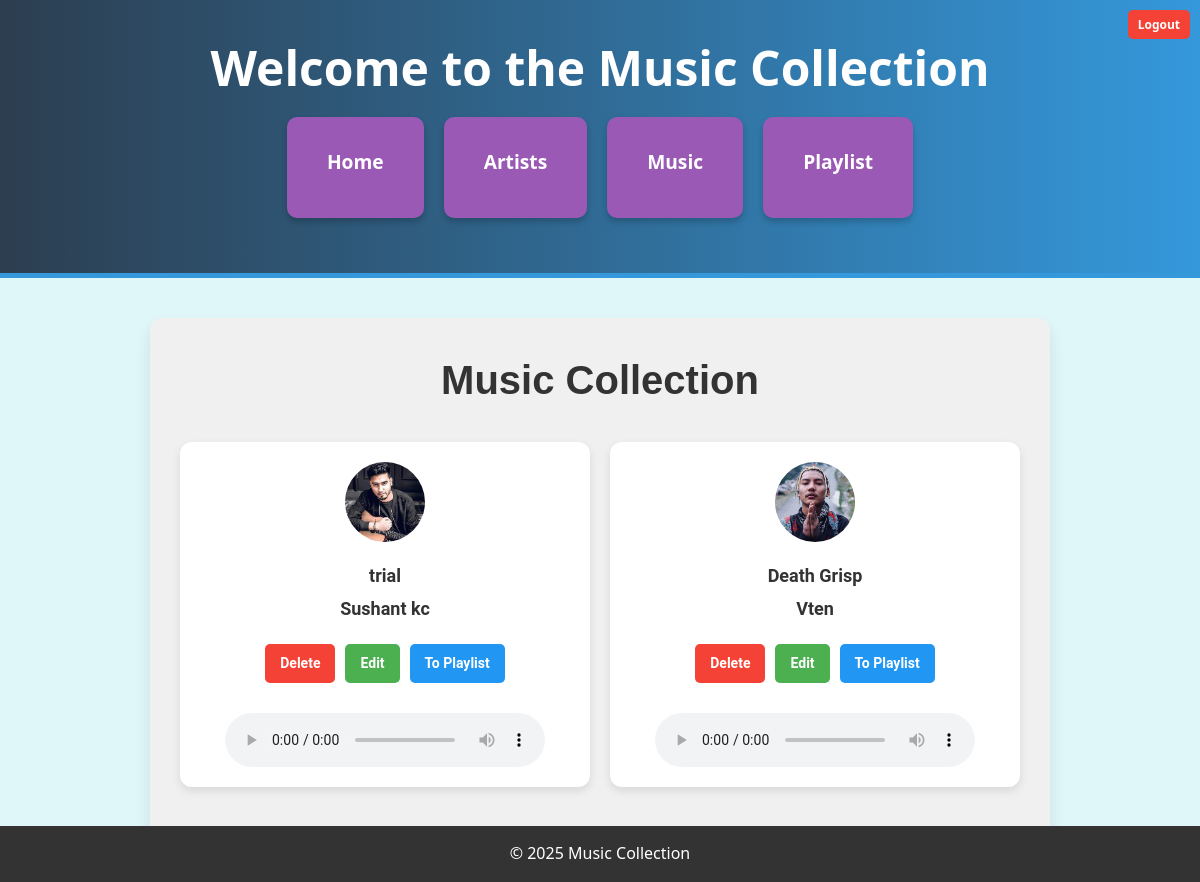
Page /index/ (signed in) on the committed database.
### apps/music/models.py (models this page shows, shortened)
class Music(models.Model):
    user = models.ForeignKey(User, on_delete=models.SET_NULL , null=True , blank=True)
    title = models.CharField(max_length=255)
    release_date = models.DateField(blank=True, null=True)
    duration = models.DurationField(blank=True, null=True)  # For song duration
    artist = models.ForeignKey(Artist, on_delete=models.CASCADE, related_name="songs")
    album = models.CharField(max_length=255, blank=True, null=True)
    genre = models.CharField(max_length=100, blank=True, null=True)
    audio = models.FileField(upload_to='music_audio/', validators=[FileExtensionValidator(allowed_extensions=['mp3', 'wav'])], blank=True, null=True)

class Artist(models.Model):
    user = models.ForeignKey(User, on_delete=models.SET_NULL , null=True , blank=True)
    name = models.CharField(max_length=255)
    genre = models.CharField(max_length=100, blank=True, null=True)
    debut_date = models.DateField(blank=True, null=True)
    bio = models.TextField(blank=True, null=True)
    image = models.ImageField(upload_to='artist_images/', blank=True, null=True)

### apps/music/views.py (the view)
# urls.py: path('index/', index, name='index'),
@login_required
def index(request):
    music = Music.objects.all()
    return render(request, 'music/index.html', {'music_list': music})

### templates/music/index.html (shortened to what this page needs)
{% extends 'base/base.html' %}
{% block content %}
    <section class="music-section">
        <h2 class="section-title">Music Collection</h2>
        <ul class="music-list">
            {% for music in music_list %}
                <li class="music-item">
                    {% if music.artist.image %}
                        <img src="{{ music.artist.image.url }}" alt="{{ music.artist.name }}" class="artist-image">
                    {% else %}
                        <span class="no-image">No image</span>
                    {% endif %}
                    <div class="music-details">
                        <a href="{% url 'music-detail' music.id %}" class="music-title">{{ music.title }}</a>
                        <a href="{% url 'artist-detail' music.artist.id %}" class="artist-name">{{ music.artist.name }}</a>
                    </div>
                    <div class="music-actions">
                        <a href="{% url 'delete' music.id %}" class="action-btn delete-btn">Delete</a>
                        <a href="{% url 'update' music.id %}" class="action-btn edit-btn">Edit</a>
                        <a href="{% url 'playlist_list' music_id=music.id user_id=user.id %}" class="action-btn playlist-btn">To Playlist</a>
                    </div>
                    {% if music.audio %}
                        <audio controls class="audio-player">
                            <source src="{{ music.audio.url }}" type="audio/mpeg">
                        </audio>
                    {% else %}
                        <p class="no-audio">No audio available</p>
                    {% endif %}
                </li>
            {% empty %}
                <p class="no-music">No music records available.</p>
            {% endfor %}
        </ul>
    </section>
    <footer class="footer">
        <p>&copy; 2025 Music Collection</p>
    </footer>
{% endblock %}

### static/css/style.css (style rules this page uses)
* { margin: 0; padding: 0; box-sizing: border-box; }
body { font-family: 'Segoe UI', Tahoma, Geneva, Verdana, sans-serif; background: #e0f7fa; color: #333; line-height: 1.6; }
section { margin: 40px auto; max-width: 900px; padding: 30px; background-color: white; border-radius: 12px; box-shadow: 0 8px 15px rgba(0, 0, 0, 0.1); transition: transform 0.3s ease; }
h2 { font-size: 2.5rem; margin-bottom: 30px; color: #2c3e50; text-align: center; font-weight: bold; }
ul { list-style-type: none; padding: 0; }
ul li { background: #9b59b6; border-radius: 10px; margin-bottom: 25px; padding: 20px; box-shadow: 0 4px 6px rgba(0, 0, 0, 0.2); transition: transform 0.3s ease, box-shadow 0.3s ease; }
ul li a { text-decoration: none; color: #fff; font-weight: bold; font-size: 1.3rem; display: block; margin-bottom: 10px; transition: color 0.3s ease; }
footer { text-align: center; padding: 20px; background-color: #2c3e50; color: white; position: fixed; width: 100%; bottom: 0; }
footer p { font-size: 1rem; }
.delete-btn { color: white; background-color: red; border-radius: 4px; padding: 6px 12px; font-size: 14px; text-decoration: none; display: inline-block; text-align: center; border: none; cursor: pointer; transition: background-color 0.3s ease; }

### templates/music/index.html (style rules this page uses)
.music-section { padding: 30px; background-color: #f0f0f0; }
.section-title { font-size: 2.5rem; color: #333; text-align: center; margin-bottom: 30px; font-family: 'Arial', sans-serif; }
.music-list { display: grid; grid-template-columns: repeat(auto-fill, minmax(280px, 1fr)); gap: 20px; list-style-type: none; padding: 0; margin: 0; }
.music-item { background-color: #fff; border-radius: 12px; box-shadow: 0 4px 10px rgba(0, 0, 0, 0.1); padding: 20px; display: flex; flex-direction: column; align-items: center; transition: all 0.3s ease; font-family: 'Roboto', sans-serif; }
.artist-image { width: 80px; height: 80px; border-radius: 50%; object-fit: cover; margin-bottom: 20px; transition: transform 0.3s ease; }
.music-details { text-align: center; margin-bottom: 15px; }
.music-title, .artist-name { font-size: 18px; font-weight: bold; text-decoration: none; color: #333; display: block; margin-bottom: 5px; transition: color 0.3s ease; }
.music-actions { display: flex; gap: 10px; margin-bottom: 10px; }
.action-btn { padding: 8px 15px; border-radius: 5px; text-decoration: none; font-size: 14px; font-weight: 600; color: white; transition: background-color 0.3s ease; display: inline-block; }
.delete-btn { background-color: #f44336; }
.edit-btn { background-color: #4caf50; }
.playlist-btn { background-color: #2196f3; }
.audio-player { width: 100%; max-width: 320px; margin-top: 10px; }
.footer { text-align: center; padding: 15px 0; background-color: #333; color: white; font-size: 14px; }
.footer p { margin: 0; }

### rows in the picture
Music: artist.image (picture), title "trial", artist.name "Sushant kc"
Music: artist.image (picture), title "Death Grisp", artist.name "Vten"
